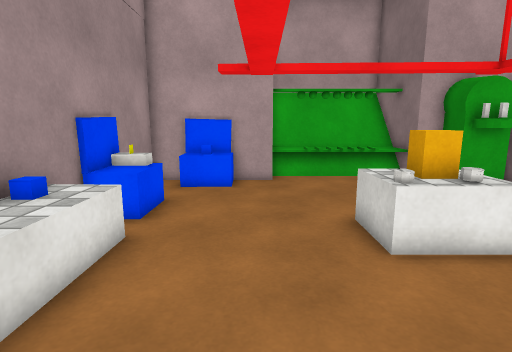
[1] (above)

12 first-person views from a walk through a Unity game level. The camera is 1.3 m above the floor, tilts 10° down and sees 80° across. The floor is counted in squares, 0.5 m on a side. Each view is taken from the middle of a square. On the plan, view 1 faces up. The plan holds only what a view shows up to about 20 squares ahead; the rest is blank. The player is left out. Surface patterns are stand-ins for the level's own textures.

[2]
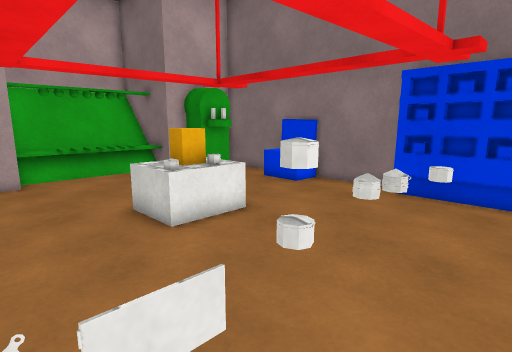

[3]
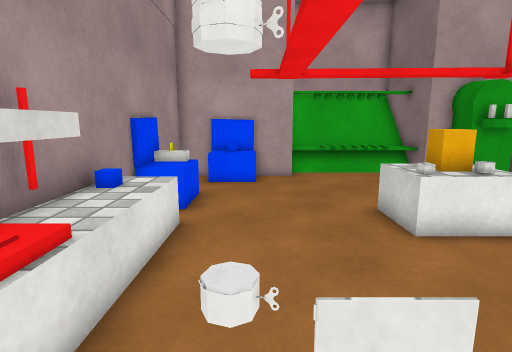

[4]
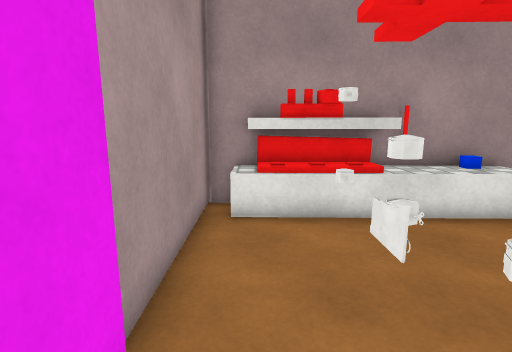

[5]
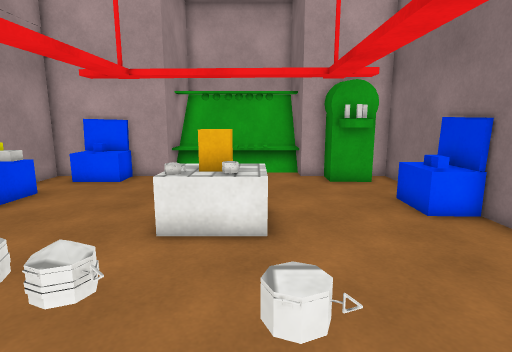

[6]
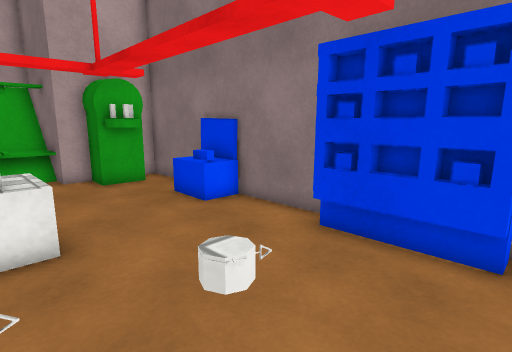

[7]
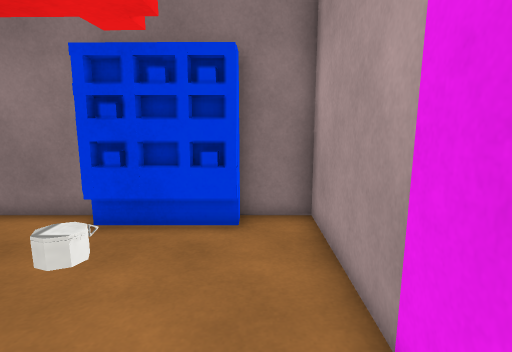

[8]
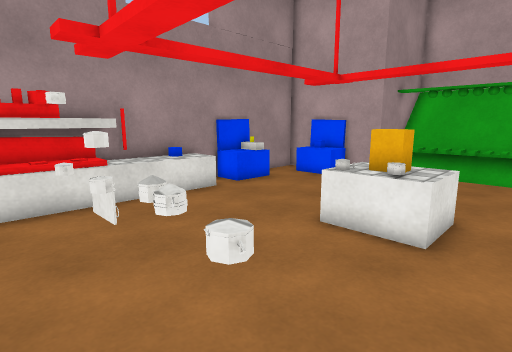

[9]
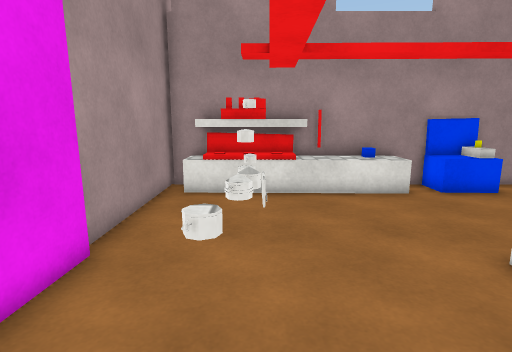

[10]
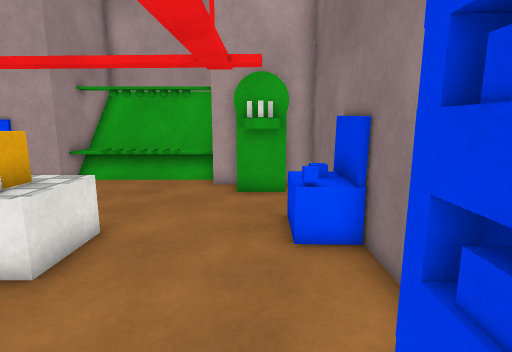

[11]
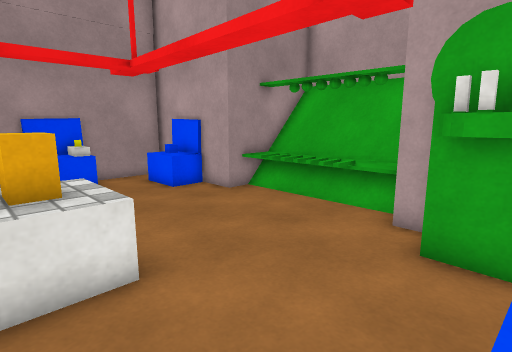

[12]
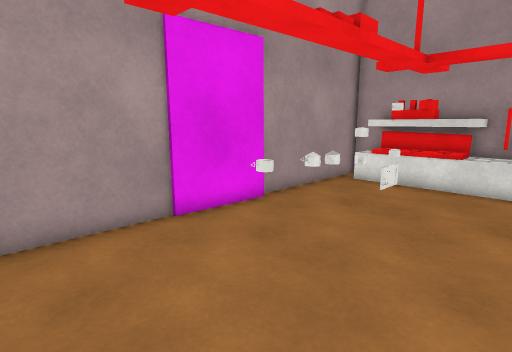

### Floor plan
Points are (right, up) in squares from view 1. A wall is a line through its corners. A room is listed if a view was taken in it or the views show most of it. See-through windows are left out.
Room 1 (views 1, 2, 3, 4, 5, 6, 7, 8, 9, 10, 11, 12)
walls: (2.2, -2.3) (5.8, -2.4); (10.1, 1.5) (10.1, 3.2); (10.4, 2) (10.4, 2.8) (10, 2.8); (11.3, 3.5) (11.3, 6.5); (11.3, 9.4) (11.3, 13.7) (10.2, 13.7); (5.8, -2.6) (9.9, -2.6); (10.4, 0.8) (10.4, 1.7) (10, 1.7); (8.4, 13.7) (7.2, 13.7) (7.2, 16.1); (10.4, -0.4) (10.4, 0.6); (0.8, 16.1) (0.8, 13.7) (-5, 13.7); (-4.7, 13.6) (-4.7, -2.5); (-5.5, -2.6) (2.1, -2.6)
low walls: (3.9, 13.9) (3.9, 14.9); (4.4, 13.9) (4.4, 14.8); (4.9, 13.9) (4.9, 14.8); (5.4, 13.9) (5.4, 14.8); (3, 14.8) (3, 13.9); (3.6, 14.8) (3.6, 13.9); (2.5, 14.9) (2.5, 13.9); (4.1, 14.9) (4.1, 13.9); (4.6, 14.9) (4.6, 13.9); (5.1, 14.9) (5.1, 13.9); (5.6, 14.9) (5.6, 13.9); (7.2, 14.4) (0.8, 14.4); (7.3, 15.2) (0.8, 15.2); (7.3, 15.5) (0.8, 15.5); (7.3, 15.7) (0.8, 15.7)
ways out: gap at (7, 14)
objects: other object (-4, -2) to (-3, 7); other object (-4, 5) to (-4, 6); other object (-4, 8) to (-3, 9); block (-4, 9) to (-3, 10); other object (-3, 12) to (-1, 13); other object (-2, 13); other object (-1, 1); other object (1, 1); other object (3, 0) to (5, 1); block (3, 6) to (5, 8); block (4, 7); other object (8, 11) to (10, 13); other object (10, 0); other object (10, 1); other object (10, 7) to (10, 8); other object (10, 9) to (11, 9); other object (11, 7); other object (11, 8)

Where each view was taken, in squares from view 1:
view 1: 0 up, 0 right, facing up
view 2: 1 down, 1 left, facing up-right
view 3: 1 down, 1 left, facing up
view 4: 1 down, 5 right, facing left
view 5: 1 down, 5 right, facing up
view 6: 1 down, 4 right, facing up-right
view 7: 1 down, 3 right, facing right
view 8: 1 down, 7 right, facing up-left
view 9: 1 up, 8 right, facing left
view 10: 1 up, 9 right, facing up
view 11: 6 up, 10 right, facing up-left
view 12: 5 up, 10 right, facing down-left
